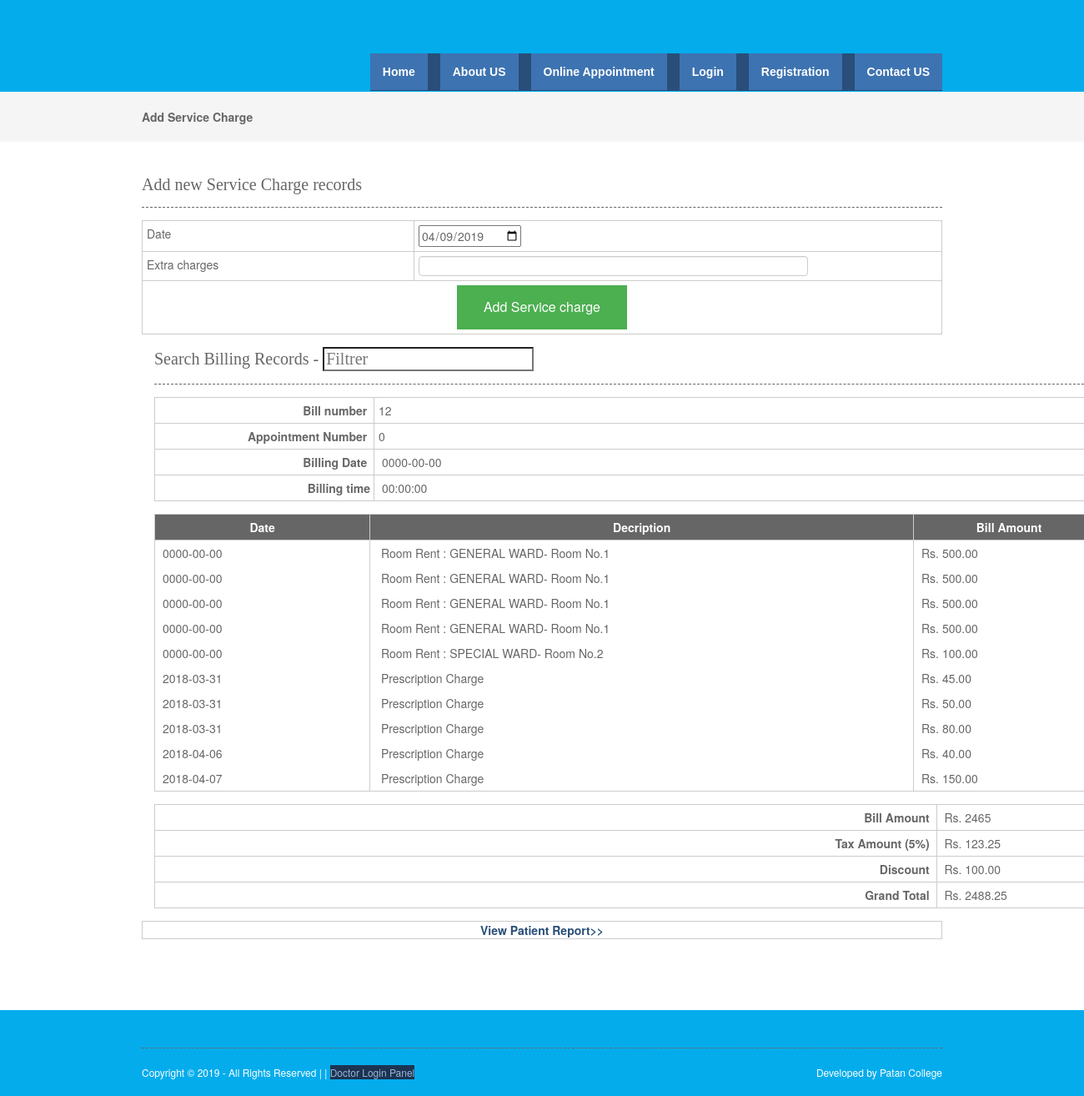
/billing.php, run on the app's committed database.
### tables this page shows
CREATE TABLE `billing` (
  `billingid` int(10) NULL,
  `patientid` int(10) NULL,
  `appointmentid` int(10) NULL,
  `billingdate` date NULL,
  `billingtime` time NULL,
  `discount` float(10,2) NULL,
  `taxamount` float(10,2) NULL,
  `discountreason` text NULL,
  `discharge_time` time NULL,
  `discharge_date` date NULL
);

CREATE TABLE `billing_records` (
  `billingservice_id` int(10) NULL,
  `billingid` int(10) NULL,
  `bill_type_id` int(10) NULL COMMENT 'id of service charge or treatment charge',
  `bill_type` varchar(250) NULL,
  `bill_amount` float(10,2) NULL,
  `bill_date` date NULL,
  `status` varchar(10) NULL
);

CREATE TABLE `room` (
  `roomid` int(10) NULL,
  `roomtype` varchar(25) NULL,
  `roomno` int(10) NULL,
  `noofbeds` int(10) NULL,
  `room_tariff` float(10,2) NULL,
  `status` varchar(10) NULL
);

### viewbilling.php (the view, shortened to what this page needs)
<?php
include("dbconnection.php");
?>
 <section class="container">
<h2>Search Billing Records - <input type="search" class="light-table-filter" data-table="order-table" placeholder="Filtrer" /></h2>
<?php
$sqlbilling_records ="SELECT * FROM billing WHERE appointmentid='$billappointmentid'";
$qsqlbilling_records = mysqli_query($con,$sqlbilling_records);
$rsbilling_records = mysqli_fetch_array($qsqlbilling_records);
?>
 	<table width="557" border="3">
      <tbody>
        <tr>
          <th scope="col"><div align="right">Bill number &nbsp; </div></th>
          <td> <?php echo $rsbilling_records[billingid]; ?></td>
        </tr>
        <tr>
          <th width="124" scope="col"><div align="right">Appointment Number &nbsp; </div></th>
          	<td width="413"> <?php echo $rsbilling_records[appointmentid]; ?>
            </td>
        </tr>
		<tr>
		  <th scope="col"><div align="right">Billing Date &nbsp; </div></th>
		  <td>&nbsp;<?php echo $rsbilling_records[billingdate]; ?></td>
	    </tr>
		<tr>
		  <th scope="col"><div align="right">Billing time&nbsp; </div></th>
		  <td>&nbsp;<?php echo $rsbilling_records[billingtime] ; ?></td>
	    </tr>
      </tbody>
    </table>
	<table class="order-table">
      <thead>
       <tr>
          <th width="97" scope="col">Date</th>
          <th width="245" scope="col">Decription</th>
          <th width="86" scope="col">Bill Amount</th>
        </tr>
        </thead>
        <tbody>
         <?php
		$sql ="SELECT * FROM billing_records where billingid='$rsbilling_records[billingid]'";
		$qsql = mysqli_query($con,$sql);
		$billamt= 0;
		while($rs = mysqli_fetch_array($qsql))
		{
        echo "<tr>
          	<td>&nbsp;$rs[bill_date]</td>
		 	<td>&nbsp; $rs[bill_type]";
if($rs[bill_type]== "Room Rent")
{
		$sqlroomtariff = "SELECT * FROM room WHERE roomid='$rs[bill_type_id]'";
		$qsqlroomtariff = mysqli_query($con,$sqlroomtariff);
		$rsroomtariff = mysqli_fetch_array($qsqlroomtariff);
		echo " : ". $rsroomtariff[roomtype] .  "- Room No." . $rsroomtariff[roomno];
}
	echo " </td><td>&nbsp;Rs. $rs[bill_amount]</td></tr>";
		$billamt = $billamt +  $rs[bill_amount];
		}
		?>
      </tbody>
    </table>
    <table width="557" border="3">
      <tbody>
        <tr>
          <th scope="col"><div align="right">Bill Amount &nbsp; </div></th>
          <td>&nbsp;Rs. <?php echo $billamt; ?></td>
        </tr>
        <tr>
          <th width="442" scope="col"><div align="right">Tax Amount (5%) &nbsp; </div></th>
          	<td width="95">&nbsp;Rs. <?php echo $taxamt = 5 * ($billamt / 100); ?>
            </td>
        </tr>
		<tr>
		  <th scope="col"><div align="right">Discount &nbsp; </div></th>
		  <td>&nbsp;Rs. <?php echo $rsbilling_records[discount]; ?></td>
	    </tr>
		<tr>
		  <th scope="col"><div align="right">Grand Total &nbsp; </div></th>
		  <td>&nbsp;Rs. <?php echo ($billamt + $taxamt)  - $rsbilling_records[discount] ; ?></td>
	    </tr>
      </tbody>
    </table>
    </section>

### header.php (shortened to what this page needs)
<!DOCTYPE html PUBLIC "-//W3C//DTD XHTML 1.0 Transitional//EN" "http://www.w3.org/TR/xhtml1/DTD/xhtml1-transitional.dtd">
<html xmlns="http://www.w3.org/1999/xhtml">
<head>
<link rel="stylesheet" href="layout/styles/layout.css" type="text/css" />
</head>
<body id="top">
<div class="wrapper col1">
  <div id="head">
  <?php
if(!isset($_SESSION['patientid']) && !isset($_SESSION['adminid']) && !isset($_SESSION['doctorid']))
{
?>
    <div id="topnav">
      <ul>
        <li><a  href="index.php" <?php if(basename($_SERVER['PHP_SELF']) == "index.php"){ echo ' class="active"'; } ?> >Home</a></li>
        <li><a href="aboutus.php" <?php if(basename($_SERVER['PHP_SELF']) == "aboutus.php"){ echo ' class="active"'; } ?>>About US</a></li>
<?php
if(!isset($_SESSION['patientid']))
{
?>
        <li><a href="patientappointment.php" <?php if(basename($_SERVER['PHP_SELF']) == "patientappointment.php"){ echo ' class="active"'; } ?>>Online Appointment</a></li>
        <li><a href="patientlogin.php" <?php if(basename($_SERVER['PHP_SELF']) == "patientlogin.php"){ echo ' class="active"'; } ?>>Login</a></li>
        <li><a href="patient.php" <?php if(basename($_SERVER['PHP_SELF']) == "patient.php"){ echo ' class="active"'; } ?>>Registration</a></li>
<?php
}
else
{
?>
<li><a href="patientappointment.php" <?php if(basename($_SERVER['PHP_SELF']) == "patientappointment.php"){ echo ' class="active"'; } ?>>Online Appointment</a></li>
<?php
}
?>
        <li class="last"><a href="contactus.php" <?php if(basename($_SERVER['PHP_SELF']) == "contactus.php"){ echo ' class="active"'; } ?>>Contact US</a></li></ul>
    </div>
    <?php
}
?>
  </div>
</div>
<?php
include("menu.php");
?>

### menu.php (shortened to what this page needs)
<link rel="stylesheet" href="https://maxcdn.bootstrapcdn.com/bootstrap/3.4.0/css/bootstrap.min.css">

### billing.php (shortened to what this page needs)
<?php
include("header.php");
include("dbconnection.php");
?>
<div class="wrapper col2">
  <div id="breadcrumb">
    <ul>
      <li class="first">Add Service Charge</li></ul>
  </div>
</div>
<div class="wrapper col4">
  <div id="container">
    <h1>Add new Service Charge records</h1>
     <form method="post" action="" name="frmbill" onSubmit="return validateform()">
    <table width="342" border="3">
      <tbody>
        <tr>
          <td width="34%">Date </td>
          <td width="66%"><input min="<?php echo date("Y-m-d"); ?>" value="<?php echo date("Y-m-d"); ?>" type="date" name="date" id="date"></td>
        </tr>
        <tr>
          <td>Extra charges</td>
          <td><input type="text" name="amount" id="amount"></td>
        </tr>
        <tr>
          <td colspan="2" align="center"><input type="submit" name="submit" id="submit" value="Add Service charge" /></td>
        </tr>
      </tbody>
    </table>
    </form>
<?php
$billappointmentid = $_GET[appointmentid];
include("viewbilling.php");
?>
<table width="342" border="3">
<thead>
  <tr>
          <td colspan="2" align="center"><a href='patientreport.php?patientid=<?php echo $_GET[patientid]; ?>'><strong>View Patient Report>></strong></a></td>
        </tr>
      </thead>
    </table>
    <p>&nbsp;</p>
  </div>
</div>
<?php
include("footer.php");
?>

### footer.php (shortened to what this page needs)
<div class="wrapper col5">
  <div id="footer">
    <div id="copyright">
      <p class="fl_left">Copyright &copy; 2019 - All Rights Reserved |
       <?php
       if(count($_SESSION)==0){
       ?>
       | <a href="doctorlogin.php">Doctor Login Panel</a></p>
       <?php }
       ?>
      <p class="fl_right">Developed by Patan College</p>
      <br class="clear" />
    </div>
  </div>
</div>
</body>
</html>

### layout/styles/layout.css (style rules this page uses)
html { overflow-y:scroll; }
body { margin:0; padding:0; font-size:13px; font-family:verdana, Arial, Helvetica, sans-serif; color:#FFFFFF; background-color:#4F473A; }
a { outline:none; text-decoration:none; }
.fl_left, .imgl { float:left; }
.fl_right, .imgr { float:right; }
div.wrapper { display:block; width:100%; margin:0; text-align:left; }
.col1 { color:#000000; background-color:#04acec; }
.col2 { color:#666666; background-color:#F5F5F5; }
.col3, .col4 { color:#666666; background-color:#FFFFFF; }
.col5 { color:#FFFFFF; background-color:#04acec; }
#head, #gallery, #breadcrumb, #container, #footer { display:block; position:relative; width:960px; margin:0 auto; }
#head { height:110px; z-index:1000; }
#head h1, #head p, #head ul, #head a { margin:0; padding:0; list-style:none; line-height:normal; }
#breadcrumb { padding:20px 0; }
#breadcrumb ul { margin:0; padding:0; list-style:none; }
#breadcrumb ul li { display:inline; }
#breadcrumb ul li.first { font-weight:bold; }
#container { padding:40px 0; }
#container h1, #container h2, #container h3, #container h4, #container h5, #container h6 { margin:0 0 15px 0; padding:0 0 15px 0; line-height:normal; font-weight:normal; font-size:20px; font-family:Georgia, "Times New Roman", Times, serif; border-bottom:1px dashed #666666; }
#container a { color:#294E79; background-color:#FFFFFF; }
#footer { padding:20px 0; }
#footer a { color:#98B7DC; background-color:#1C3451; }
#copyright { display:block; float:left; width:100%; margin:25px 0 0 0; padding:20px 0 0 0; font-size:12px; border-top:1px dashed #666666; }
#copyright p { margin:0; padding:0; }

### layout/styles/navi.css (style rules this page uses)
#topnav { display:block; position:absolute; top:64px; right:0; height:45px; color:#FFFFFF; background-color:#294E79; font-weight:bold; font-size:14px; font-family:Verdana, Arial, Helvetica, sans-serif; }
#topnav ul { list-style:none; margin:0; padding:0; }
#topnav li { float:left; }
#topnav li a:link, #topnav li a:visited { display:block; margin:0 15px 0 0; padding:14px 15px; color:#FFFFFF; background-color:#3D73B1; }
#topnav li.last a { margin-right:0; }

### layout/styles/forms.css (style rules this page uses)
form, fieldset, legend { margin:0; padding:0; border:none; }

### layout/styles/tables.css (style rules this page uses)
table { width:100%; border-collapse:collapse; table-layout:auto; vertical-align:top; margin-bottom:15px; border:1px solid #CCCCCC; }
table thead th { color:#FFFFFF; background-color:#666666; border:1px solid #CCCCCC; border-collapse:collapse; text-align:center; table-layout:auto; vertical-align:middle; }
table tbody td { vertical-align:top; border-collapse:collapse; border-left:1px solid #CCCCCC; border-right:1px solid #CCCCCC; }
table thead th, table tbody td { padding:5px; border-collapse:collapse; }

### header.php (style rules this page uses)
input[type=submit] { background-color: #4CAF50; border: none; cursor:pointer; color: white; padding: 15px 32px; text-align: center; text-decoration: none; display: inline-block; font-size: 16px; }
input[type=text] { display: block; width: 75%; height: 24px; padding: 6px 12px; font-size: 14px; line-height: 1.42857143; color: #555; background-color: #fff; background-image: none; border: 1px solid #ccc; border-radius: 4px; -webkit-box-shadow: inset 0 1px 1px rgba(0,0,0,.075); box-shadow: inset 0 1px 1px rgba(0,0,0,.075); -webkit-transition: border-color ease-in-out .15s,-webkit-box-shadow ease-in-out .15s; -o-transition: border-color ease-in-out .15s,box-shadow ease-in-out .15s; transition: border-color ease-in-out .15s,box-shadow ease-in-out .15s; }

### data on the page
billing: billingid "12", appointmentid "0", billingdate "0000-00-00", billingtime "00:00:00", discount "100.00", ($billamt + $taxamt)  - $rsbilling_records[discount] "2488.25"
billing_records: bill_date "0000-00-00", bill_type "Room Rent", room.roomtype "GENERAL WARD", room.roomno "1", bill_amount "500.00"
billing_records: bill_date "0000-00-00", bill_type "Room Rent", room.roomtype "GENERAL WARD", room.roomno "1", bill_amount "500.00"
billing_records: bill_date "0000-00-00", bill_type "Room Rent", room.roomtype "GENERAL WARD", room.roomno "1", bill_amount "500.00"
billing_records: bill_date "0000-00-00", bill_type "Room Rent", room.roomtype "GENERAL WARD", room.roomno "1", bill_amount "500.00"
billing_records: bill_date "0000-00-00", bill_type "Room Rent", room.roomtype "SPECIAL WARD", room.roomno "2", bill_amount "100.00"
billing_records: bill_date "2018-03-31", bill_type "Prescription Charge", bill_amount "45.00"
billing_records: bill_date "2018-03-31", bill_type "Prescription Charge", bill_amount "50.00"
billing_records: bill_date "2018-03-31", bill_type "Prescription Charge", bill_amount "80.00"
billing_records: bill_date "2018-04-06", bill_type "Prescription Charge", bill_amount "40.00"
billing_records: bill_date "2018-04-07", bill_type "Prescription Charge", bill_amount "150.00"

### other printed values
$billamt "2465"
$taxamt = 5 * ($billamt / 100) "123.25"
